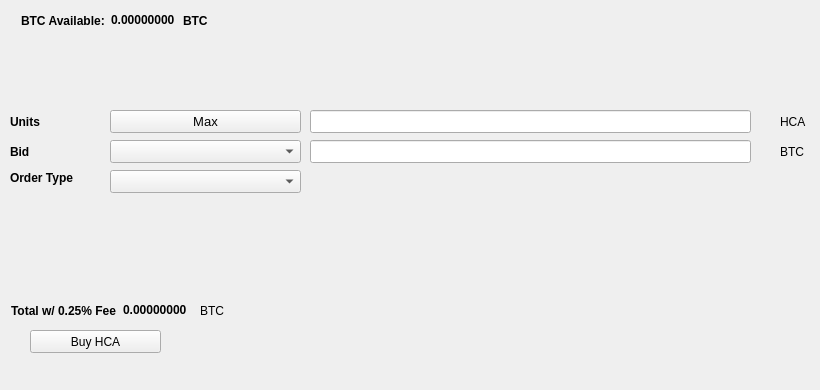
   <widget class="QWidget" name="BuyTab">
    <attribute name="title">
     <string>Buy</string>
    </attribute>
    <widget class="QPushButton" name="BuyHCA">
     <property name="geometry">
      <rect>
       <x>30</x>
       <y>330</y>
       <width>131</width>
       <height>23</height>
      </rect>
     </property>
     <property name="text">
      <string>Buy HCA</string>
     </property>
     <property name="icon">
      <iconset resource="../hca.qrc">
       <normaloff>:/icons/bitcoin</normaloff>:/icons/bitcoin</iconset>
     </property>
    </widget>
    <widget class="QLabel" name="label_3">
     <property name="geometry">
      <rect>
       <x>10</x>
       <y>110</y>
       <width>46</width>
       <height>23</height>
      </rect>
     </property>
     <property name="font">
      <font>
       <weight>75</weight>
       <bold>true</bold>
      </font>
     </property>
     <property name="text">
      <string>Units</string>
     </property>
    </widget>
    <widget class="QLineEdit" name="UnitsInput">
     <property name="geometry">
      <rect>
       <x>310</x>
       <y>110</y>
       <width>441</width>
       <height>23</height>
      </rect>
     </property>
     <property name="font">
      <font>
       <pointsize>9</pointsize>
       <weight>75</weight>
       <bold>true</bold>
      </font>
     </property>
    </widget>
    <widget class="QLineEdit" name="BuyBidPriceEdit">
     <property name="geometry">
      <rect>
       <x>310</x>
       <y>140</y>
       <width>441</width>
       <height>23</height>
      </rect>
     </property>
     <property name="font">
      <font>
       <pointsize>9</pointsize>
       <weight>75</weight>
       <bold>true</bold>
      </font>
     </property>
    </widget>
    <widget class="QLabel" name="label_4">
     <property name="geometry">
      <rect>
       <x>780</x>
       <y>110</y>
       <width>31</width>
       <height>23</height>
      </rect>
     </property>
     <property name="text">
      <string>HCA</string>
     </property>
    </widget>
    <widget class="QLabel" name="label_5">
     <property name="geometry">
      <rect>
       <x>780</x>
       <y>140</y>
       <width>31</width>
       <height>23</height>
      </rect>
     </property>
     <property name="text">
      <string>BTC</string>
     </property>
    </widget>
    <widget class="QLabel" name="label_6">
     <property name="geometry">
      <rect>
       <x>10</x>
       <y>140</y>
       <width>46</width>
       <height>23</height>
      </rect>
     </property>
     <property name="font">
      <font>
       <weight>75</weight>
       <bold>true</bold>
      </font>
     </property>
     <property name="text">
      <string>Bid</string>
     </property>
    </widget>
    <widget class="QLabel" name="label_7">
     <property name="geometry">
      <rect>
       <x>10</x>
       <y>170</y>
       <width>91</width>
       <height>16</height>
      </rect>
     </property>
     <property name="font">
      <font>
       <weight>75</weight>
       <bold>true</bold>
      </font>
     </property>
     <property name="text">
      <string>Order Type</string>
     </property>
    </widget>
    <widget class="QPushButton" name="Buy_Max_Amount">
     <property name="geometry">
      <rect>
       <x>110</x>
       <y>110</y>
       <width>191</width>
       <height>23</height>
      </rect>
     </property>
     <property name="font">
      <font>
       <pointsize>10</pointsize>
      </font>
     </property>
     <property name="text">
      <string>Max</string>
     </property>
    </widget>
    <widget class="QComboBox" name="BuyBidcomboBox">
     <property name="geometry">
      <rect>
       <x>110</x>
       <y>140</y>
       <width>191</width>
       <height>23</height>
      </rect>
     </property>
     <property name="font">
      <font>
       <pointsize>10</pointsize>
      </font>
     </property>
    </widget>
    <widget class="QComboBox" name="buyOrdertypeCombo">
     <property name="geometry">
      <rect>
       <x>110</x>
       <y>170</y>
       <width>191</width>
       <height>23</height>
      </rect>
     </property>
     <property name="font">
      <font>
       <pointsize>10</pointsize>
      </font>
     </property>
    </widget>
    <widget class="QWidget" name="layoutWidget1">
     <property name="geometry">
      <rect>
       <x>21</x>
       <y>11</y>
       <width>227</width>
       <height>19</height>
      </rect>
     </property>
     <layout class="QHBoxLayout" name="horizontalLayout_3">
      <item>
       <widget class="QLabel" name="label232">
        <property name="font">
         <font>
          <weight>75</weight>
          <bold>true</bold>
         </font>
        </property>
        <property name="text">
         <string>BTC Available:</string>
        </property>
       </widget>
      </item>
      <item>
       <widget class="QLabel" name="BtcAvailableLbl">
        <property name="palette">
         <palette>
          <active>
           <colorrole role="WindowText">
            <brush brushstyle="SolidPattern">
             <color alpha="255">
              <red>0</red>
              <green>0</green>
              <blue>0</blue>
             </color>
            </brush>
           </colorrole>
           <colorrole role="Button">
            <brush brushstyle="SolidPattern">
             <color alpha="255">
              <red>0</red>
              <green>170</green>
              <blue>0</blue>
             </color>
            </brush>
           </colorrole>
           <colorrole role="Light">
            <brush brushstyle="SolidPattern">
             <color alpha="255">
              <red>0</red>
              <green>255</green>
              <blue>0</blue>
             </color>
            </brush>
           </colorrole>
           <colorrole role="Midlight">
            <brush brushstyle="SolidPattern">
             <color alpha="255">
              <red>0</red>
              <green>212</green>
              <blue>0</blue>
             </color>
            </brush>
           </colorrole>
           <colorrole role="Dark">
            <brush brushstyle="SolidPattern">
             <color alpha="255">
              <red>0</red>
              <green>85</green>
              <blue>0</blue>
             </color>
            </brush>
           </colorrole>
           <colorrole role="Mid">
            <brush brushstyle="SolidPattern">
             <color alpha="255">
              <red>0</red>
              <green>113</green>
              <blue>0</blue>
             </color>
            </brush>
           </colorrole>
           <colorrole role="Text">
            <brush brushstyle="SolidPattern">
             <color alpha="255">
              <red>0</red>
              <green>170</green>
              <blue>0</blue>
             </color>
            </brush>
           </colorrole>
           <colorrole role="BrightText">
            <brush brushstyle="SolidPattern">
             <color alpha="255">
              <red>255</red>
              <green>255</green>
              <blue>255</blue>
             </color>
            </brush>
           </colorrole>
           <colorrole role="ButtonText">
            <brush brushstyle="SolidPattern">
             <color alpha="255">
              <red>0</red>
              <green>0</green>
              <blue>0</blue>
             </color>
            </brush>
           </colorrole>
           <colorrole role="Base">
            <brush brushstyle="SolidPattern">
             <color alpha="255">
              <red>255</red>
              <green>255</green>
              <blue>255</blue>
             </color>
            </brush>
           </colorrole>
           <colorrole role="Window">
            <brush brushstyle="SolidPattern">
             <color alpha="255">
              <red>0</red>
              <green>170</green>
              <blue>0</blue>
             </color>
            </brush>
           </colorrole>
           <colorrole role="Shadow">
            <brush brushstyle="SolidPattern">
             <color alpha="255">
              <red>0</red>
              <green>0</green>
              <blue>0</blue>
             </color>
            </brush>
           </colorrole>
           <colorrole role="AlternateBase">
            <brush brushstyle="SolidPattern">
             <color alpha="255">
              <red>127</red>
              <green>212</green>
              <blue>127</blue>
             </color>
            </brush>
           </colorrole>
           <colorrole role="ToolTipBase">
            <brush brushstyle="SolidPattern">
             <color alpha="255">
              <red>255</red>
              <green>255</green>
              <blue>220</blue>
             </color>
            </brush>
           </colorrole>
           <colorrole role="ToolTipText">
            <brush brushstyle="SolidPattern">
             <color alpha="255">
              <red>0</red>
              <green>0</green>
              <blue>0</blue>
             </color>
            </brush>
           </colorrole>
          </active>
          <inactive>
           <colorrole role="WindowText">
            <brush brushstyle="SolidPattern">
             <color alpha="255">
              <red>0</red>
              <green>0</green>
              <blue>0</blue>
             </color>
            </brush>
           </colorrole>
           <colorrole role="Button">
            <brush brushstyle="SolidPattern">
             <color alpha="255">
              <red>0</red>
              <green>170</green>
              <blue>0</blue>
             </color>
            </brush>
           </colorrole>
           <colorrole role="Light">
            <brush brushstyle="SolidPattern">
             <color alpha="255">
              <red>0</red>
              <green>255</green>
              <blue>0</blue>
             </color>
            </brush>
           </colorrole>
           <colorrole role="Midlight">
            <brush brushstyle="SolidPattern">
             <color alpha="255">
              <red>0</red>
              <green>212</green>
              <blue>0</blue>
             </color>
            </brush>
           </colorrole>
           <colorrole role="Dark">
            <brush brushstyle="SolidPattern">
             <color alpha="255">
              <red>0</red>
              <green>85</green>
              <blue>0</blue>
             </color>
            </brush>
           </colorrole>
           <colorrole role="Mid">
            <brush brushstyle="SolidPattern">
             <color alpha="255">
              <red>0</red>
              <green>113</green>
              <blue>0</blue>
             </color>
            </brush>
           </colorrole>
           <colorrole role="Text">
            <brush brushstyle="SolidPattern">
             <color alpha="255">
              <red>0</red>
              <green>170</green>
              <blue>0</blue>
             </color>
            </brush>
           </colorrole>
           <colorrole role="BrightText">
            <brush brushstyle="SolidPattern">
             <color alpha="255">
              <red>255</red>
              <green>255</green>
              <blue>255</blue>
             </color>
            </brush>
           </colorrole>
           <colorrole role="ButtonText">
            <brush brushstyle="SolidPattern">
             <color alpha="255">
              <red>0</red>
              <green>0</green>
              <blue>0</blue>
             </color>
            </brush>
           </colorrole>
           <colorrole role="Base">
            <brush brushstyle="SolidPattern">
             <color alpha="255">
              <red>255</red>
              <green>255</green>
              <blue>255</blue>
             </color>
            </brush>
           </colorrole>
           <colorrole role="Window">
            <brush brushstyle="SolidPattern">
             <color alpha="255">
              <red>0</red>
              <green>170</green>
              <blue>0</blue>
             </color>
            </brush>
           </colorrole>
           <colorrole role="Shadow">
            <brush brushstyle="SolidPattern">
             <color alpha="255">
              <red>0</red>
              <green>0</green>
              <blue>0</blue>
             </color>
            </brush>
           </colorrole>
           <colorrole role="AlternateBase">
            <brush brushstyle="SolidPattern">
             <color alpha="255">
              <red>127</red>
              <green>212</green>
              <blue>127</blue>
             </color>
            </brush>
           </colorrole>
           <colorrole role="ToolTipBase">
            <brush brushstyle="SolidPattern">
             <color alpha="255">
              <red>255</red>
              <green>255</green>
              <blue>220</blue>
             </color>
            </brush>
           </colorrole>
           <colorrole role="ToolTipText">
            <brush brushstyle="SolidPattern">
             <color alpha="255">
              <red>0</red>
              <green>0</green>
              <blue>0</blue>
             </color>
            </brush>
           </colorrole>
          </inactive>
          <disabled>
           <colorrole role="WindowText">
            <brush brushstyle="SolidPattern">
             <color alpha="255">
              <red>0</red>
              <green>85</green>
              <blue>0</blue>
             </color>
            </brush>
           </colorrole>
           <colorrole role="Button">
            <brush brushstyle="SolidPattern">
             <color alpha="255">
              <red>0</red>
              <green>170</green>
              <blue>0</blue>
             </color>
            </brush>
           </colorrole>
           <colorrole role="Light">
            <brush brushstyle="SolidPattern">
             <color alpha="255">
              <red>0</red>
              <green>255</green>
              <blue>0</blue>
             </color>
            </brush>
           </colorrole>
           <colorrole role="Midlight">
            <brush brushstyle="SolidPattern">
             <color alpha="255">
              <red>0</red>
              <green>212</green>
              <blue>0</blue>
             </color>
            </brush>
           </colorrole>
           <colorrole role="Dark">
            <brush brushstyle="SolidPattern">
             <color alpha="255">
              <red>0</red>
              <green>85</green>
              <blue>0</blue>
             </color>
            </brush>
           </colorrole>
           <colorrole role="Mid">
            <brush brushstyle="SolidPattern">
             <color alpha="255">
              <red>0</red>
              <green>113</green>
              <blue>0</blue>
             </color>
            </brush>
           </colorrole>
           <colorrole role="Text">
            <brush brushstyle="SolidPattern">
             <color alpha="255">
              <red>0</red>
              <green>85</green>
              <blue>0</blue>
             </color>
            </brush>
           </colorrole>
           <colorrole role="BrightText">
            <brush brushstyle="SolidPattern">
             <color alpha="255">
              <red>255</red>
              <green>255</green>
              <blue>255</blue>
             </color>
            </brush>
           </colorrole>
           <colorrole role="ButtonText">
            <brush brushstyle="SolidPattern">
             <color alpha="255">
              <red>0</red>
              <green>85</green>
              <blue>0</blue>
             </color>
            </brush>
           </colorrole>
           <colorrole role="Base">
            <brush brushstyle="SolidPattern">
             <color alpha="255">
              <red>0</red>
              <green>170</green>
              <blue>0</blue>
             </color>
            </brush>
           </colorrole>
           <colorrole role="Window">
            <brush brushstyle="SolidPattern">
             <color alpha="255">
              <red>0</red>
              <green>170</green>
              <blue>0</blue>
             </color>
            </brush>
           </colorrole>
           <colorrole role="Shadow">
            <brush brushstyle="SolidPattern">
             <color alpha="255">
              <red>0</red>
              <green>0</green>
              <blue>0</blue>
             </color>
            </brush>
           </colorrole>
           <colorrole role="AlternateBase">
            <brush brushstyle="SolidPattern">
             <color alpha="255">
              <red>0</red>
              <green>170</green>
              <blue>0</blue>
             </color>
            </brush>
           </colorrole>
           <colorrole role="ToolTipBase">
            <brush brushstyle="SolidPattern">
             <color alpha="255">
              <red>255</red>
              <green>255</green>
              <blue>220</blue>
             </color>
            </brush>
           </colorrole>
           <colorrole role="ToolTipText">
            <brush brushstyle="SolidPattern">
             <color alpha="255">
              <red>0</red>
              <green>0</green>
              <blue>0</blue>
             </color>
            </brush>
           </colorrole>
          </disabled>
         </palette>
        </property>
        <property name="font">
         <font>
          <weight>75</weight>
          <bold>true</bold>
         </font>
        </property>
        <property name="text">
         <string>0.00000000</string>
        </property>
        <property name="textInteractionFlags">
         <set>Qt::LinksAccessibleByMouse|Qt::TextSelectableByKeyboard|Qt::TextSelectableByMouse</set>
        </property>
       </widget>
      </item>
      <item>
       <widget class="QLabel" name="BtcAvailableLbl_2">
        <property name="font">
         <font>
          <weight>75</weight>
          <bold>true</bold>
         </font>
        </property>
        <property name="text">
         <string>BTC</string>
        </property>
       </widget>
      </item>
     </layout>
    </widget>
    <widget class="QWidget" name="layoutWidge2">
     <property name="geometry">
      <rect>
       <x>11</x>
       <y>301</y>
       <width>259</width>
       <height>19</height>
      </rect>
     </property>
     <layout class="QHBoxLayout" name="horizontalLayout_4">
      <item>
       <widget class="QLabel" name="label_9">
        <property name="font">
         <font>
          <weight>75</weight>
          <bold>true</bold>
         </font>
        </property>
        <property name="text">
         <string>Total w/ 0.25% Fee</string>
        </property>
       </widget>
      </item>
      <item>
       <widget class="QLabel" name="BuyCostLabel">
        <property name="palette">
         <palette>
          <active>
           <colorrole role="WindowText">
            <brush brushstyle="SolidPattern">
             <color alpha="255">
              <red>0</red>
              <green>0</green>
              <blue>0</blue>
             </color>
            </brush>
           </colorrole>
           <colorrole role="Button">
            <brush brushstyle="SolidPattern">
             <color alpha="255">
              <red>0</red>
              <green>170</green>
              <blue>0</blue>
             </color>
            </brush>
           </colorrole>
           <colorrole role="Light">
            <brush brushstyle="SolidPattern">
             <color alpha="255">
              <red>0</red>
              <green>255</green>
              <blue>0</blue>
             </color>
            </brush>
           </colorrole>
           <colorrole role="Midlight">
            <brush brushstyle="SolidPattern">
             <color alpha="255">
              <red>0</red>
              <green>212</green>
              <blue>0</blue>
             </color>
            </brush>
           </colorrole>
           <colorrole role="Dark">
            <brush brushstyle="SolidPattern">
             <color alpha="255">
              <red>0</red>
              <green>85</green>
              <blue>0</blue>
             </color>
            </brush>
           </colorrole>
           <colorrole role="Mid">
            <brush brushstyle="SolidPattern">
             <color alpha="255">
              <red>0</red>
              <green>113</green>
              <blue>0</blue>
             </color>
            </brush>
           </colorrole>
           <colorrole role="Text">
            <brush brushstyle="SolidPattern">
             <color alpha="255">
              <red>0</red>
              <green>170</green>
              <blue>0</blue>
             </color>
            </brush>
           </colorrole>
           <colorrole role="BrightText">
            <brush brushstyle="SolidPattern">
             <color alpha="255">
              <red>255</red>
              <green>255</green>
              <blue>255</blue>
             </color>
            </brush>
           </colorrole>
           <colorrole role="ButtonText">
            <brush brushstyle="SolidPattern">
             <color alpha="255">
              <red>0</red>
              <green>0</green>
              <blue>0</blue>
             </color>
            </brush>
           </colorrole>
           <colorrole role="Base">
            <brush brushstyle="SolidPattern">
             <color alpha="255">
              <red>255</red>
              <green>255</green>
              <blue>255</blue>
             </color>
            </brush>
           </colorrole>
           <colorrole role="Window">
            <brush brushstyle="SolidPattern">
             <color alpha="255">
              <red>0</red>
              <green>170</green>
              <blue>0</blue>
             </color>
            </brush>
           </colorrole>
           <colorrole role="Shadow">
            <brush brushstyle="SolidPattern">
             <color alpha="255">
              <red>0</red>
              <green>0</green>
              <blue>0</blue>
             </color>
            </brush>
           </colorrole>
           <colorrole role="AlternateBase">
            <brush brushstyle="SolidPattern">
             <color alpha="255">
              <red>127</red>
              <green>212</green>
              <blue>127</blue>
             </color>
            </brush>
           </colorrole>
           <colorrole role="ToolTipBase">
            <brush brushstyle="SolidPattern">
             <color alpha="255">
              <red>255</red>
              <green>255</green>
              <blue>220</blue>
             </color>
            </brush>
           </colorrole>
           <colorrole role="ToolTipText">
            <brush brushstyle="SolidPattern">
             <color alpha="255">
              <red>0</red>
              <green>0</green>
              <blue>0</blue>
             </color>
            </brush>
           </colorrole>
          </active>
          <inactive>
           <colorrole role="WindowText">
            <brush brushstyle="SolidPattern">
             <color alpha="255">
              <red>0</red>
              <green>0</green>
              <blue>0</blue>
             </color>
            </brush>
           </colorrole>
           <colorrole role="Button">
            <brush brushstyle="SolidPattern">
             <color alpha="255">
              <red>0</red>
              <green>170</green>
              <blue>0</blue>
             </color>
            </brush>
           </colorrole>
           <colorrole role="Light">
            <brush brushstyle="SolidPattern">
             <color alpha="255">
              <red>0</red>
              <green>255</green>
              <blue>0</blue>
             </color>
            </brush>
           </colorrole>
           <colorrole role="Midlight">
            <brush brushstyle="SolidPattern">
             <color alpha="255">
              <red>0</red>
              <green>212</green>
              <blue>0</blue>
             </color>
            </brush>
           </colorrole>
           <colorrole role="Dark">
            <brush brushstyle="SolidPattern">
             <color alpha="255">
              <red>0</red>
              <green>85</green>
              <blue>0</blue>
             </color>
            </brush>
           </colorrole>
           <colorrole role="Mid">
            <brush brushstyle="SolidPattern">
             <color alpha="255">
              <red>0</red>
              <green>113</green>
              <blue>0</blue>
             </color>
            </brush>
           </colorrole>
           <colorrole role="Text">
            <brush brushstyle="SolidPattern">
             <color alpha="255">
              <red>0</red>
              <green>170</green>
              <blue>0</blue>
             </color>
            </brush>
           </colorrole>
           <colorrole role="BrightText">
            <brush brushstyle="SolidPattern">
             <color alpha="255">
              <red>255</red>
              <green>255</green>
              <blue>255</blue>
             </color>
            </brush>
           </colorrole>
           <colorrole role="ButtonText">
            <brush brushstyle="SolidPattern">
             <color alpha="255">
              <red>0</red>
              <green>0</green>
              <blue>0</blue>
             </color>
            </brush>
           </colorrole>
           <colorrole role="Base">
            <brush brushstyle="SolidPattern">
             <color alpha="255">
              <red>255</red>
              <green>255</green>
              <blue>255</blue>
             </color>
            </brush>
           </colorrole>
           <colorrole role="Window">
            <brush brushstyle="SolidPattern">
             <color alpha="255">
              <red>0</red>
              <green>170</green>
              <blue>0</blue>
             </color>
            </brush>
           </colorrole>
           <colorrole role="Shadow">
            <brush brushstyle="SolidPattern">
             <color alpha="255">
              <red>0</red>
              <green>0</green>
              <blue>0</blue>
             </color>
            </brush>
           </colorrole>
           <colorrole role="AlternateBase">
            <brush brushstyle="SolidPattern">
             <color alpha="255">
              <red>127</red>
              <green>212</green>
              <blue>127</blue>
             </color>
            </brush>
           </colorrole>
           <colorrole role="ToolTipBase">
            <brush brushstyle="SolidPattern">
             <color alpha="255">
              <red>255</red>
              <green>255</green>
              <blue>220</blue>
             </color>
            </brush>
           </colorrole>
           <colorrole role="ToolTipText">
            <brush brushstyle="SolidPattern">
             <color alpha="255">
              <red>0</red>
              <green>0</green>
              <blue>0</blue>
             </color>
            </brush>
           </colorrole>
          </inactive>
          <disabled>
           <colorrole role="WindowText">
            <brush brushstyle="SolidPattern">
             <color alpha="255">
              <red>0</red>
              <green>85</green>
              <blue>0</blue>
             </color>
            </brush>
           </colorrole>
           <colorrole role="Button">
            <brush brushstyle="SolidPattern">
             <color alpha="255">
              <red>0</red>
              <green>170</green>
              <blue>0</blue>
             </color>
            </brush>
           </colorrole>
           <colorrole role="Light">
            <brush brushstyle="SolidPattern">
             <color alpha="255">
              <red>0</red>
              <green>255</green>
              <blue>0</blue>
             </color>
            </brush>
           </colorrole>
           <colorrole role="Midlight">
            <brush brushstyle="SolidPattern">
             <color alpha="255">
              <red>0</red>
              <green>212</green>
              <blue>0</blue>
             </color>
            </brush>
           </colorrole>
           <colorrole role="Dark">
            <brush brushstyle="SolidPattern">
             <color alpha="255">
              <red>0</red>
              <green>85</green>
              <blue>0</blue>
             </color>
            </brush>
           </colorrole>
           <colorrole role="Mid">
            <brush brushstyle="SolidPattern">
             <color alpha="255">
              <red>0</red>
              <green>113</green>
              <blue>0</blue>
             </color>
            </brush>
           </colorrole>
           <colorrole role="Text">
            <brush brushstyle="SolidPattern">
             <color alpha="255">
              <red>0</red>
              <green>85</green>
              <blue>0</blue>
             </color>
            </brush>
           </colorrole>
           <colorrole role="BrightText">
            <brush brushstyle="SolidPattern">
             <color alpha="255">
              <red>255</red>
              <green>255</green>
              <blue>255</blue>
             </color>
            </brush>
           </colorrole>
           <colorrole role="ButtonText">
            <brush brushstyle="SolidPattern">
             <color alpha="255">
              <red>0</red>
              <green>85</green>
              <blue>0</blue>
             </color>
            </brush>
           </colorrole>
           <colorrole role="Base">
            <brush brushstyle="SolidPattern">
             <color alpha="255">
              <red>0</red>
              <green>170</green>
              <blue>0</blue>
             </color>
            </brush>
           </colorrole>
           <colorrole role="Window">
            <brush brushstyle="SolidPattern">
             <color alpha="255">
              <red>0</red>
              <green>170</green>
              <blue>0</blue>
             </color>
            </brush>
           </colorrole>
           <colorrole role="Shadow">
            <brush brushstyle="SolidPattern">
             <color alpha="255">
              <red>0</red>
              <green>0</green>
              <blue>0</blue>
             </color>
            </brush>
           </colorrole>
           <colorrole role="AlternateBase">
            <brush brushstyle="SolidPattern">
             <color alpha="255">
              <red>0</red>
              <green>170</green>
              <blue>0</blue>
             </color>
            </brush>
           </colorrole>
           <colorrole role="ToolTipBase">
            <brush brushstyle="SolidPattern">
             <color alpha="255">
              <red>255</red>
              <green>255</green>
              <blue>220</blue>
             </color>
            </brush>
           </colorrole>
           <colorrole role="ToolTipText">
            <brush brushstyle="SolidPattern">
             <color alpha="255">
              <red>0</red>
              <green>0</green>
              <blue>0</blue>
             </color>
            </brush>
           </colorrole>
          </disabled>
         </palette>
        </property>
        <property name="font">
         <font>
          <weight>75</weight>
          <bold>true</bold>
         </font>
        </property>
        <property name="autoFillBackground">
         <bool>false</bool>
        </property>
        <property name="text">
         <string>0.00000000</string>
        </property>
        <property name="textInteractionFlags">
         <set>Qt::LinksAccessibleByMouse|Qt::TextSelectableByMouse</set>
        </property>
       </widget>
      </item>
      <item>
       <widget class="QLabel" name="label_10">
        <property name="font">
         <font>
          <weight>50</weight>
          <bold>false</bold>
         </font>
        </property>
        <property name="text">
         <string>BTC</string>
        </property>
       </widget>
      </item>
     </layout>
    </widget>
    <widget class="QLabel" name="label_24">
     <property name="geometry">
      <rect>
       <x>460</x>
       <y>300</y>
       <width>281</width>
       <height>81</height>
      </rect>
     </property>
     <property name="text">
      <string/>
     </property>
     <property name="pixmap">
      <pixmap>:/images/bittrex</pixmap>
     </property>
    </widget>
   </widget>
